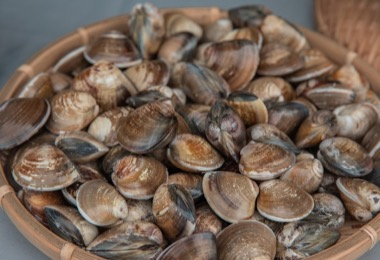
#> input picture design/mid_autumn_edm/clam.jpg, 380 x 260 px
$ python -i tarp_face_pdf.py   (imports and definitions only)
#> lines starting #> are read from the running program, lines starting #| are printed output that depends on the picture
#> further down, picture is the input picture: PIL image 380x260 RGB; mean R, G, B 117.3, 98.7, 85.3
# -*- coding: utf-8 -*-
"""單面防水布 → 調亮銳利化 → 100dpi 全尺寸 CMYK PDF（分段串流寫入，低記憶體）。
用法: python3 make_face_pdf.py <來源PNG或母檔> <x0> <x1> <輸出pdf>
x0=x1=0 表示整張。1000px = 1m。
"""
import sys, os, zlib
from PIL import Image, ImageCms, ImageEnhance, ImageFilter

Image.MAX_IMAGE_PIXELS = None
ICC = "/System/Library/ColorSync/Profiles/Generic CMYK Profile.icc"
SRGB = ImageCms.createProfile("sRGB")
# [1 line that did not run here, left out]
PXMM = 100 / 25.4  # 100dpi → px per mm

# 2026-07-17：使用者要求鮮豔度與亮度再各 +50%（相對前版 1.10/1.22）
BRIGHTNESS = 1.65  # 前版 1.10 × 1.5
COLOR = 1.83  # 前版 1.22 × 1.5


def enhance(img):
    img = ImageEnhance.Brightness(img).enhance(BRIGHTNESS)
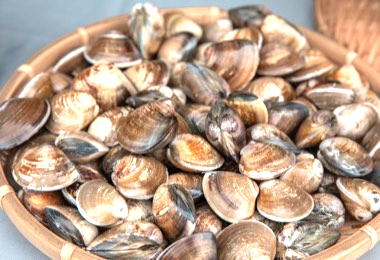
#> img: PIL image 380x260 RGB; mean R, G, B 187.4, 160.7, 139.8
    img = ImageEnhance.Color(img).enhance(COLOR)
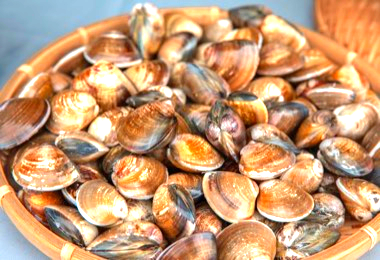
#> img: PIL image 380x260 RGB; mean R, G, B 199.6, 155.6, 117.4
    return img.filter(ImageFilter.UnsharpMask(radius=2, percent=120, threshold=3))
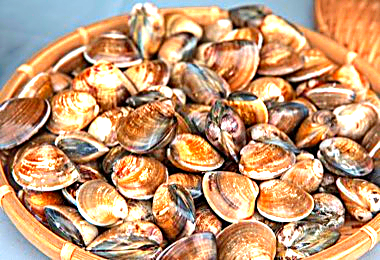
#> returned value: PIL image 380x260 RGB; mean R, G, B 196, 153.6, 117.1


# [80 lines left out: function build, not called in this run]


# [2 lines not run here, left out]

>>> from PIL import Image
>>> picture = Image.open('mid_autumn_edm/clam.jpg')
>>> result = enhance(picture)

$ run again, on design/mid_autumn_edm/hero.jpg
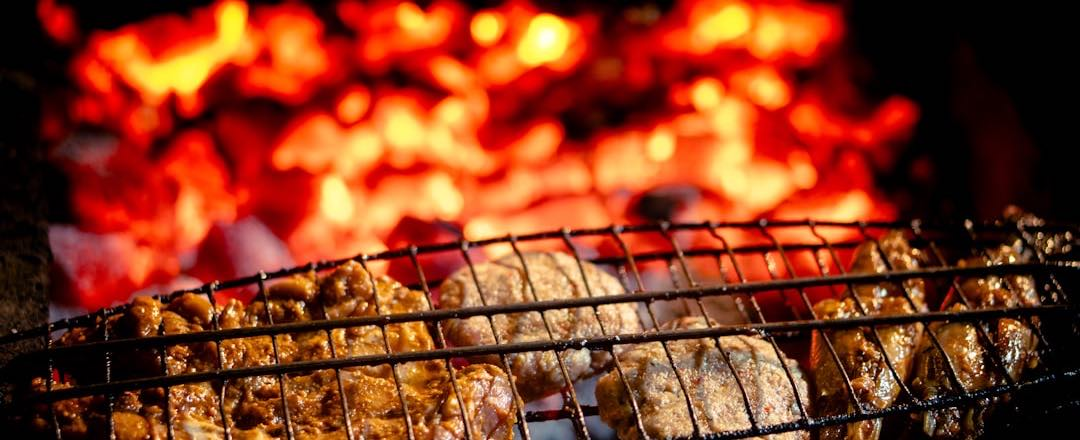
#> input picture design/mid_autumn_edm/hero.jpg, 1080 x 440 px
#> picture is the input picture: PIL image 1080x440 RGB; mean R, G, B 136.2, 57.5, 29.4
#> in enhance, `img = ImageEnhance.Brightness(img).enhance(BRIGHTNESS)`:
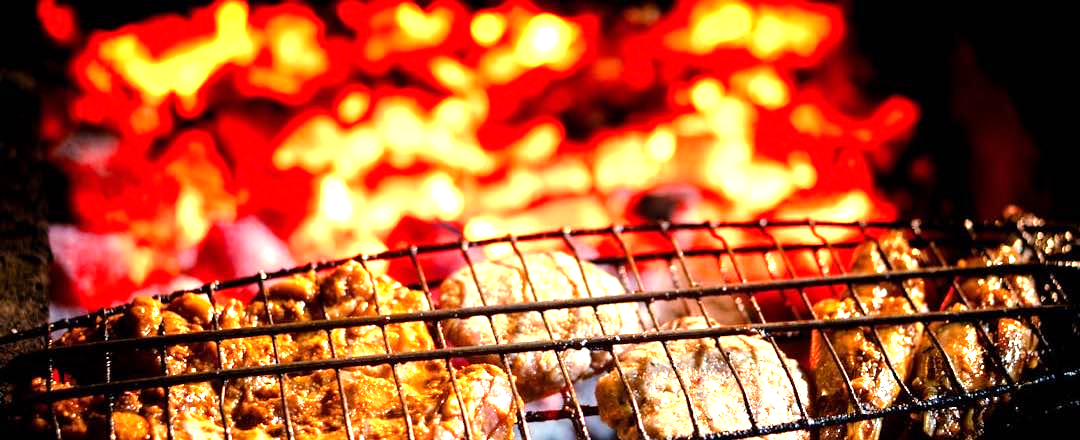
#> img: PIL image 1080x440 RGB; mean R, G, B 170.1, 86.4, 47.5
#> in enhance, `return img.filter(ImageFilter.UnsharpMask(radius=2, percent=120, thres..`:
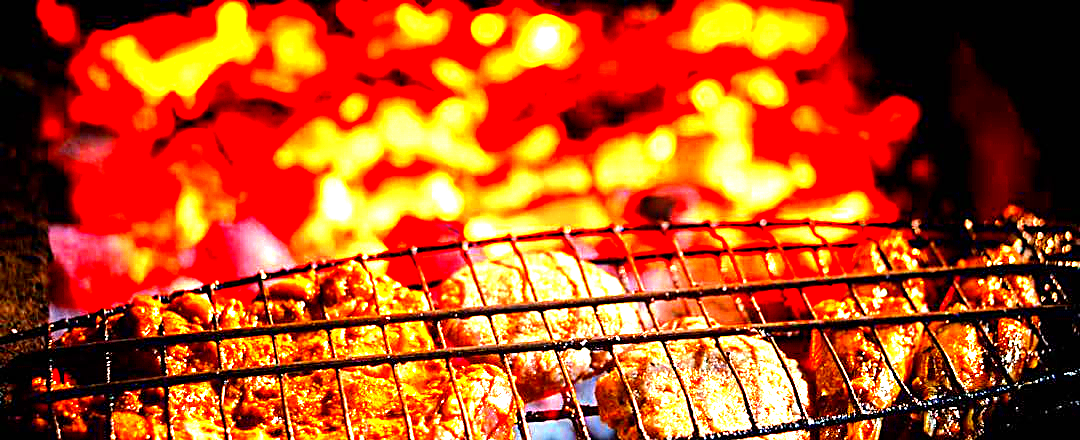
#> returned value: PIL image 1080x440 RGB; mean R, G, B 181.8, 79.1, 28.3

$ run again, on design/mid_autumn_edm/squid.jpg
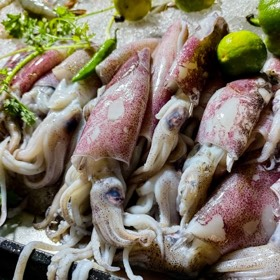
#> input picture design/mid_autumn_edm/squid.jpg, 280 x 280 px
#> picture is the input picture: PIL image 280x280 RGB; mean R, G, B 127.9, 117.6, 101.9
#> in enhance, `img = ImageEnhance.Color(img).enhance(COLOR)`:
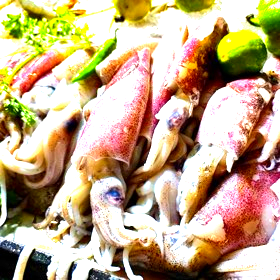
#> img: PIL image 280x280 RGB; mean R, G, B 194.8, 169.7, 135.6
#> in enhance, `return img.filter(ImageFilter.UnsharpMask(radius=2, percent=120, thres..`:
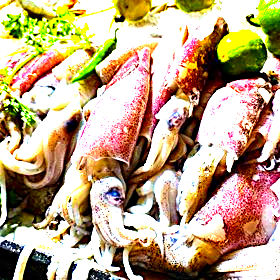
#> returned value: PIL image 280x280 RGB; mean R, G, B 190.3, 166, 134
